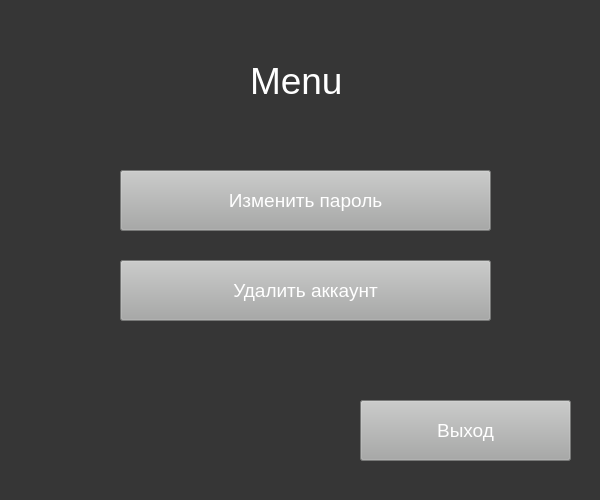
<?xml version="1.0" encoding="UTF-8"?>
<ui version="4.0">
 <class>Form</class>
 <widget class="QWidget" name="Form">
  <property name="geometry">
   <rect>
    <x>0</x>
    <y>0</y>
    <width>600</width>
    <height>500</height>
   </rect>
  </property>
  <property name="windowTitle">
   <string>Form</string>
  </property>
  <property name="styleSheet">
   <string notr="true">background-color: rgb(54,54,54)</string>
  </property>
  <widget class="QPushButton" name="change_password">
   <property name="geometry">
    <rect>
     <x>120</x>
     <y>170</y>
     <width>371</width>
     <height>61</height>
    </rect>
   </property>
   <property name="styleSheet">
    <string notr="true">background-color:rgb(167,168,167);
font-size:14pt;
color:rgb(255,255,255)</string>
   </property>
   <property name="text">
    <string>Изменить пароль</string>
   </property>
  </widget>
  <widget class="QPushButton" name="delete_account">
   <property name="geometry">
    <rect>
     <x>120</x>
     <y>260</y>
     <width>371</width>
     <height>61</height>
    </rect>
   </property>
   <property name="styleSheet">
    <string notr="true">background-color:rgb(167,168,167);
font-size:14pt;
color:rgb(255,255,255)</string>
   </property>
   <property name="text">
    <string>Удалить аккаунт</string>
   </property>
  </widget>
  <widget class="QPushButton" name="back">
   <property name="geometry">
    <rect>
     <x>360</x>
     <y>400</y>
     <width>211</width>
     <height>61</height>
    </rect>
   </property>
   <property name="styleSheet">
    <string notr="true">background-color:rgb(167,168,167);
font-size:14pt;
color:rgb(255,255,255)</string>
   </property>
   <property name="text">
    <string>Выход</string>
   </property>
  </widget>
  <widget class="QLabel" name="label">
   <property name="geometry">
    <rect>
     <x>250</x>
     <y>40</y>
     <width>111</width>
     <height>81</height>
    </rect>
   </property>
   <property name="styleSheet">
    <string notr="true">color:rgb(255,255,255);
font-size:28pt</string>
   </property>
   <property name="text">
    <string>Menu</string>
   </property>
  </widget>
 </widget>
 <resources/>
 <connections/>
</ui>
